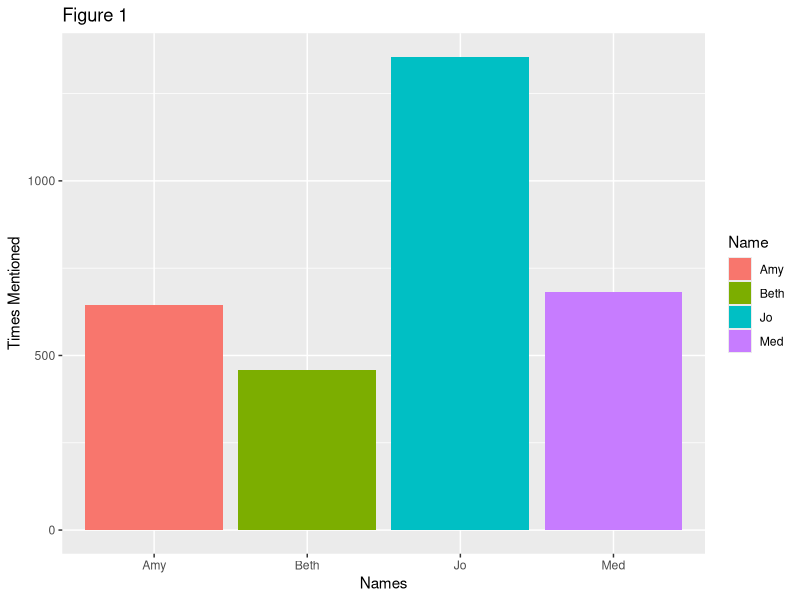

R code for this plot:
# Capstone
# Alex Myers
# alexcmyers@arizona.edu  
# 2024-02-18

library(ggplot2)

#Create data and put it in data frame
Little_women <- data.frame(
  Name=c("Med","Jo","Beth","Amy"),
  Times.Mentioned=c(683,1355,459,645)
)


# Create table. Bar graph, X Name, Y TimesMentioned, colors for each name, 
ggplot(data = Little_women, mapping = aes(x=Name, y=Times.Mentioned,fill=Name)) +
  geom_bar(stat='identity') +
  labs(
    x="Names", #x axis title
    y="Times Mentioned", #y axis title 
    title="Figure 1", # Main title of figure
    color="In the Book" # Title of Legend
  )

#First commit the changes 
#Second push the changes 
  